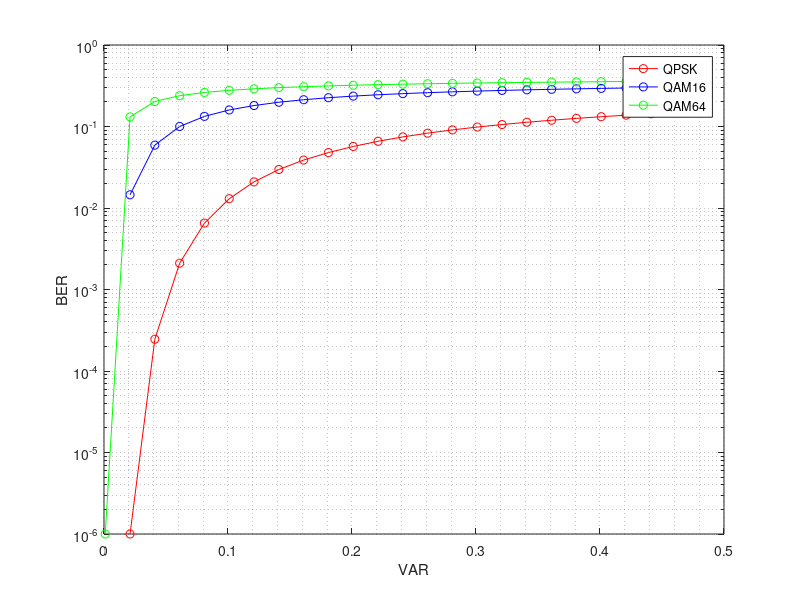

The MATLAB source for this figure:
clc;
clear;
close all;

ResQPSK  = load('QPSK.txt');
ResQAM16 = load('QAM16.txt');
ResQAM64 = load('QAM64.txt');

% QPSK
VAR_QPSK = ResQPSK(:,1);
BER_QPSK = ResQPSK(:,2);
% QAM-16
VAR_QAM16 = ResQAM16(:,1);
BER_QAM16 = ResQAM16(:,2);
% QAM-64
VAR_QAM64 = ResQAM64(:,1);
BER_QAM64 = ResQAM64(:,2);

% Рисунки
figure("Name", "Зависимость BER от VAR");
semilogy(VAR_QPSK, BER_QPSK, '-or');
hold on;
semilogy(VAR_QAM16, BER_QAM16, '-ob');
semilogy(VAR_QAM64, BER_QAM64, '-og');
grid minor;
xlabel('VAR');
ylabel('BER');
legend('QPSK', 'QAM16', 'QAM64');
